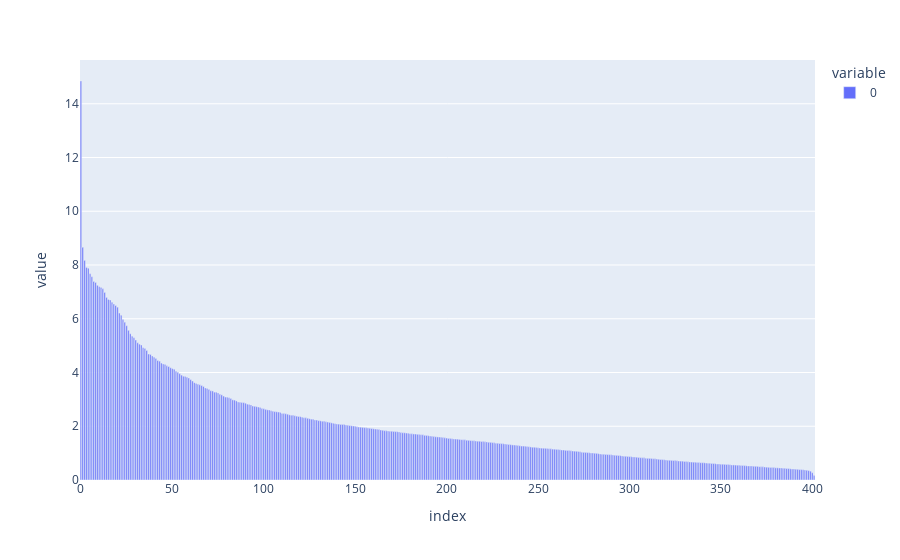

Notebook code for this chart:
### Code cell
linear = model.module.blocks[1].ffwd.net[0]
weights = linear.weight.detach().numpy()
fig = px.bar(np.linalg.svd(weights).S)
fig.show()

### Figure 1 — Plotly figure (JSON) as saved in the notebook; plotly's stock layout.template omitted (floating-point values rounded to 4 significant figures; data arrays with more than 128 entries replaced by an {"elided": "..."} marker saying what was removed)
{"data": [{"alignmentgroup": "True", "hovertemplate": "variable=0<br>index=%{x}<br>value=%{y}<extra></extra>", "legendgroup": "0", "marker": {"color": "#636efa", "pattern": {"shape": ""}}, "name": "0", "offsetgroup": "0", "orientation": "v", "showlegend": true, "textposition": "auto", "type": "bar", "x": {"elided": "402 int values"}, "xaxis": "x", "y": {"elided": "402 float values"}, "yaxis": "y"}], "layout": {"barmode": "relative", "legend": {"title": {"text": "variable"}, "tracegroupgap": 0}, "margin": {"t": 60}, "xaxis": {"anchor": "y", "domain": [0, 1], "title": {"text": "index"}}, "yaxis": {"anchor": "x", "domain": [0, 1], "title": {"text": "value"}}}}
